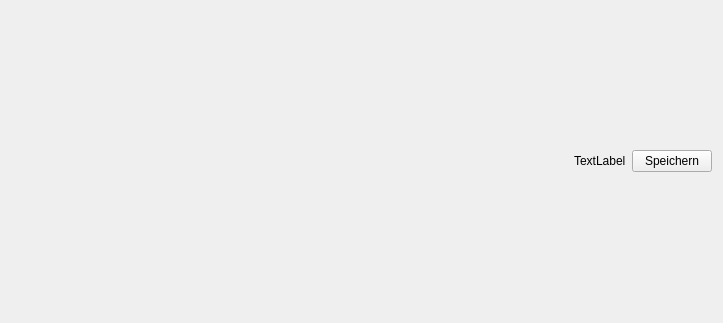
<?xml version="1.0" encoding="UTF-8"?>
<ui version="4.0">
 <class>Form</class>
 <widget class="QWidget" name="Form">
  <property name="geometry">
   <rect>
    <x>0</x>
    <y>0</y>
    <width>723</width>
    <height>323</height>
   </rect>
  </property>
  <property name="windowTitle">
   <string>Form</string>
  </property>
  <layout class="QGridLayout" name="gridLayout">
   <item row="0" column="0">
    <layout class="QHBoxLayout" name="horizontalLayout">
     <item>
      <spacer name="horizontalSpacer">
       <property name="orientation">
        <enum>Qt::Horizontal</enum>
       </property>
       <property name="sizeHint" stdset="0">
        <size>
         <width>40</width>
         <height>20</height>
        </size>
       </property>
      </spacer>
     </item>
     <item>
      <widget class="QLabel" name="lfbErrorStateLabel">
       <property name="text">
        <string>TextLabel</string>
       </property>
      </widget>
     </item>
     <item>
      <widget class="QPushButton" name="pushButton">
       <property name="text">
        <string>Speichern</string>
       </property>
      </widget>
     </item>
    </layout>
   </item>
  </layout>
 </widget>
 <resources/>
 <connections/>
</ui>
